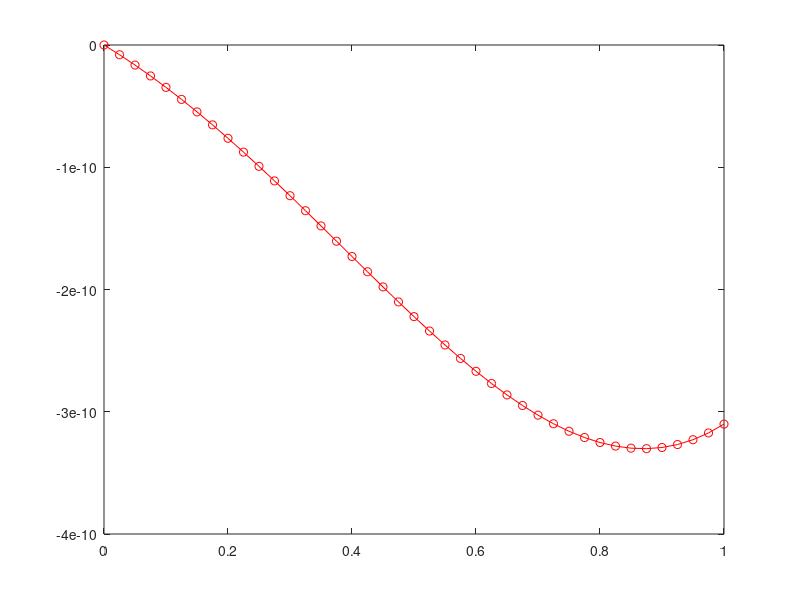

Reproduce this figure in MATLAB.
t0=0;
tf=1;
dt=0.025;
t=0:dt:1;
N=(tf-t0)/dt;
f=@(t,y) (y^2+2*t*y)/(3+t^2);
yExact=@(t) (3+t.^2)./(6-t);
y=zeros(1,N+1);
y(1)=1/2;

for n = 1:N
    k1=f(t(n),y(n));
    k2=f(t(n)+dt/2,y(n)+dt/2*k1);
    k3=f(t(n)+dt/2,y(n)+dt/2*k2);
    k4=f(t(n)+dt,y(n)+dt*k3);
    y(n+1)=y(n)+dt*(k1+2*k2+2*k3+k4)/6;
end
disp(y(1:10))
disp(yExact(t(1:10)))
disp(yExact(t(1:10))-y(1:10))
p1 = plot(t,yExact(t)-y,'r-o');